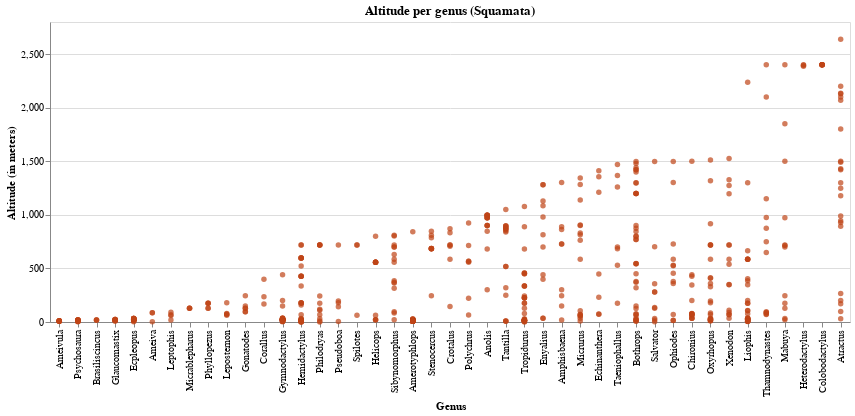

Here is the notebook cell this chart was saved with:
### Markdown cell above
#### grupo de maior dispersão

coincide com grupo com mais de 2 pontos

### Code cell
# ordering x-axis per mean altitude
temp = alt.Chart(teste[(teste['genero_atual'].isin(grupo1))], width= 800,
                 title='Altitude per genus (Squamata)').mark_circle(color= cores[0]).encode(
    x = alt.X('genero_atual', type='nominal', title='Genus',
             sort=alt.EncodingSortField('altitude', op='max', order="ascending")),
    y = alt.Y('altitude', type='quantitative', title='Altitude (in meters)'),
    tooltip = alt.Tooltip(['altitude', 'genero_atual', 'especie_atual','familia', 
                               'ano_coleta', 'qualificador_atual'])
)

# temp.save('./graphs/altitude/genus/altitude_per_genus-maior-var.html')
temp

### Figure 1 — Vega-Lite specification as saved in the notebook (floating-point values rounded to 4 significant figures; data arrays with more than 128 entries replaced by an {"elided": "..."} marker saying what was removed)
{"config": {"view": {"continuousWidth": 400, "continuousHeight": 300}}, "data": {"name": "data-4cb616bc8a0535f8c057642f65560fe4"}, "mark": {"type": "circle", "color": "#BF4417"}, "encoding": {"tooltip": [{"type": "quantitative", "field": "altitude"}, {"type": "nominal", "field": "genero_atual"}, {"type": "nominal", "field": "especie_atual"}, {"type": "nominal", "field": "familia"}, {"type": "quantitative", "field": "ano_coleta"}, {"type": "nominal", "field": "qualificador_atual"}], "x": {"type": "nominal", "field": "genero_atual", "sort": {"field": "altitude", "op": "max", "order": "ascending"}, "title": "Genus"}, "y": {"type": "quantitative", "field": "altitude", "title": "Altitude (in meters)"}}, "title": "Altitude per genus (Squamata)", "width": 800, "$schema": "https://vega.github.io/schema/vega-lite/v4.8.1.json", "datasets": {"data-4cb616bc8a0535f8c057642f65560fe4": {"elided": "593 records"}}}
